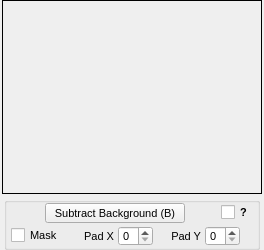
                <widget class="QWidget" name="tab_background2">
                 <property name="sizePolicy">
                  <sizepolicy hsizetype="Expanding" vsizetype="Expanding">
                   <horstretch>0</horstretch>
                   <verstretch>0</verstretch>
                  </sizepolicy>
                 </property>
                 <attribute name="title">
                  <string>Background</string>
                 </attribute>
                 <layout class="QVBoxLayout" name="verticalLayout_2">
                  <property name="spacing">
                   <number>3</number>
                  </property>
                  <property name="leftMargin">
                   <number>2</number>
                  </property>
                  <property name="topMargin">
                   <number>0</number>
                  </property>
                  <property name="rightMargin">
                   <number>2</number>
                  </property>
                  <property name="bottomMargin">
                   <number>0</number>
                  </property>
                  <item>
                   <widget class="QFrame" name="frame_backgroundImage2">
                    <property name="enabled">
                     <bool>true</bool>
                    </property>
                    <property name="sizePolicy">
                     <sizepolicy hsizetype="Expanding" vsizetype="Expanding">
                      <horstretch>0</horstretch>
                      <verstretch>0</verstretch>
                     </sizepolicy>
                    </property>
                    <property name="minimumSize">
                     <size>
                      <width>258</width>
                      <height>194</height>
                     </size>
                    </property>
                    <property name="maximumSize">
                     <size>
                      <width>16777215</width>
                      <height>16777215</height>
                     </size>
                    </property>
                    <property name="frameShape">
                     <enum>QFrame::Box</enum>
                    </property>
                    <property name="frameShadow">
                     <enum>QFrame::Plain</enum>
                    </property>
                    <layout class="QHBoxLayout" name="horizontalLayout_backgroundImage2">
                     <property name="spacing">
                      <number>0</number>
                     </property>
                     <property name="margin">
                      <number>1</number>
                     </property>
                    </layout>
                   </widget>
                  </item>
                  <item>
                   <layout class="QHBoxLayout" name="horizontalLayout_12">
                    <property name="spacing">
                     <number>0</number>
                    </property>
                    <item>
                     <spacer name="horizontalSpacer_25">
                      <property name="orientation">
                       <enum>Qt::Horizontal</enum>
                      </property>
                      <property name="sizeType">
                       <enum>QSizePolicy::Fixed</enum>
                      </property>
                      <property name="sizeHint" stdset="0">
                       <size>
                        <width>2</width>
                        <height>25</height>
                       </size>
                      </property>
                     </spacer>
                    </item>
                    <item>
                     <widget class="QGroupBox" name="groupBox_subtractBackground2">
                      <property name="sizePolicy">
                       <sizepolicy hsizetype="Expanding" vsizetype="Fixed">
                        <horstretch>0</horstretch>
                        <verstretch>0</verstretch>
                       </sizepolicy>
                      </property>
                      <property name="minimumSize">
                       <size>
                        <width>0</width>
                        <height>53</height>
                       </size>
                      </property>
                      <property name="maximumSize">
                       <size>
                        <width>16777215</width>
                        <height>53</height>
                       </size>
                      </property>
                      <property name="font">
                       <font>
                        <pointsize>8</pointsize>
                       </font>
                      </property>
                      <property name="title">
                       <string/>
                      </property>
                      <property name="alignment">
                       <set>Qt::AlignCenter</set>
                      </property>
                      <layout class="QVBoxLayout" name="verticalLayout_11">
                       <property name="spacing">
                        <number>2</number>
                       </property>
                       <property name="leftMargin">
                        <number>4</number>
                       </property>
                       <property name="topMargin">
                        <number>0</number>
                       </property>
                       <property name="rightMargin">
                        <number>4</number>
                       </property>
                       <property name="bottomMargin">
                        <number>0</number>
                       </property>
                       <item>
                        <layout class="QHBoxLayout" name="horizontalLayout_7">
                         <item>
                          <spacer name="horizontalSpacer_47">
                           <property name="orientation">
                            <enum>Qt::Horizontal</enum>
                           </property>
                           <property name="sizeHint" stdset="0">
                            <size>
                             <width>17</width>
                             <height>17</height>
                            </size>
                           </property>
                          </spacer>
                         </item>
                         <item>
                          <widget class="QPushButton" name="pushButton_subtractBackground2">
                           <property name="sizePolicy">
                            <sizepolicy hsizetype="Fixed" vsizetype="Fixed">
                             <horstretch>0</horstretch>
                             <verstretch>0</verstretch>
                            </sizepolicy>
                           </property>
                           <property name="minimumSize">
                            <size>
                             <width>140</width>
                             <height>20</height>
                            </size>
                           </property>
                           <property name="maximumSize">
                            <size>
                             <width>140</width>
                             <height>20</height>
                            </size>
                           </property>
                           <property name="font">
                            <font>
                             <pointsize>8</pointsize>
                             <weight>50</weight>
                             <bold>false</bold>
                            </font>
                           </property>
                           <property name="text">
                            <string>Subtract Background (B)</string>
                           </property>
                          </widget>
                         </item>
                         <item>
                          <spacer name="horizontalSpacer_48">
                           <property name="orientation">
                            <enum>Qt::Horizontal</enum>
                           </property>
                           <property name="sizeHint" stdset="0">
                            <size>
                             <width>13</width>
                             <height>17</height>
                            </size>
                           </property>
                          </spacer>
                         </item>
                         <item>
                          <widget class="QCheckBox" name="checkBox_backgroundHelp2">
                           <property name="font">
                            <font>
                             <weight>75</weight>
                             <bold>true</bold>
                            </font>
                           </property>
                           <property name="text">
                            <string>?</string>
                           </property>
                          </widget>
                         </item>
                        </layout>
                       </item>
                       <item>
                        <layout class="QHBoxLayout" name="horizontalLayout_9">
                         <property name="spacing">
                          <number>4</number>
                         </property>
                         <item>
                          <widget class="QCheckBox" name="checkBox_maskFilter2">
                           <property name="text">
                            <string>Mask</string>
                           </property>
                          </widget>
                         </item>
                         <item>
                          <spacer name="horizontalSpacer_2">
                           <property name="orientation">
                            <enum>Qt::Horizontal</enum>
                           </property>
                           <property name="sizeHint" stdset="0">
                            <size>
                             <width>16</width>
                             <height>22</height>
                            </size>
                           </property>
                          </spacer>
                         </item>
                         <item>
                          <widget class="QLabel" name="label_maskPadX2">
                           <property name="minimumSize">
                            <size>
                             <width>10</width>
                             <height>20</height>
                            </size>
                           </property>
                           <property name="maximumSize">
                            <size>
                             <width>16777215</width>
                             <height>20</height>
                            </size>
                           </property>
                           <property name="font">
                            <font>
                             <family>MS Shell Dlg 2</family>
                             <pointsize>8</pointsize>
                            </font>
                           </property>
                           <property name="text">
                            <string>Pad X</string>
                           </property>
                           <property name="alignment">
                            <set>Qt::AlignRight|Qt::AlignTrailing|Qt::AlignVCenter</set>
                           </property>
                          </widget>
                         </item>
                         <item>
                          <widget class="QSpinBox" name="spinBox_maskPadX2">
                           <property name="sizePolicy">
                            <sizepolicy hsizetype="Fixed" vsizetype="Fixed">
                             <horstretch>0</horstretch>
                             <verstretch>0</verstretch>
                            </sizepolicy>
                           </property>
                           <property name="minimumSize">
                            <size>
                             <width>35</width>
                             <height>20</height>
                            </size>
                           </property>
                           <property name="maximumSize">
                            <size>
                             <width>35</width>
                             <height>20</height>
                            </size>
                           </property>
                           <property name="font">
                            <font>
                             <weight>50</weight>
                             <bold>false</bold>
                            </font>
                           </property>
                           <property name="minimum">
                            <number>0</number>
                           </property>
                           <property name="maximum">
                            <number>50</number>
                           </property>
                           <property name="value">
                            <number>0</number>
                           </property>
                          </widget>
                         </item>
                         <item>
                          <spacer name="horizontalSpacer_53">
                           <property name="orientation">
                            <enum>Qt::Horizontal</enum>
                           </property>
                           <property name="sizeHint" stdset="0">
                            <size>
                             <width>13</width>
                             <height>22</height>
                            </size>
                           </property>
                          </spacer>
                         </item>
                         <item>
                          <widget class="QLabel" name="label_maskPadY2">
                           <property name="minimumSize">
                            <size>
                             <width>10</width>
                             <height>20</height>
                            </size>
                           </property>
                           <property name="maximumSize">
                            <size>
                             <width>16777215</width>
                             <height>20</height>
                            </size>
                           </property>
                           <property name="font">
                            <font>
                             <family>MS Shell Dlg 2</family>
                             <pointsize>8</pointsize>
                            </font>
                           </property>
                           <property name="text">
                            <string>Pad Y</string>
                           </property>
                           <property name="alignment">
                            <set>Qt::AlignRight|Qt::AlignTrailing|Qt::AlignVCenter</set>
                           </property>
                          </widget>
                         </item>
                         <item>
                          <widget class="QSpinBox" name="spinBox_maskPadY2">
                           <property name="sizePolicy">
                            <sizepolicy hsizetype="Fixed" vsizetype="Fixed">
                             <horstretch>0</horstretch>
                             <verstretch>0</verstretch>
                            </sizepolicy>
                           </property>
                           <property name="minimumSize">
                            <size>
                             <width>35</width>
                             <height>20</height>
                            </size>
                           </property>
                           <property name="maximumSize">
                            <size>
                             <width>35</width>
                             <height>20</height>
                            </size>
                           </property>
                           <property name="font">
                            <font>
                             <weight>50</weight>
                             <bold>false</bold>
                            </font>
                           </property>
                           <property name="minimum">
                            <number>0</number>
                           </property>
                           <property name="maximum">
                            <number>50</number>
                           </property>
                           <property name="value">
                            <number>0</number>
                           </property>
                          </widget>
                         </item>
                         <item>
                          <spacer name="horizontalSpacer_58">
                           <property name="orientation">
                            <enum>Qt::Horizontal</enum>
                           </property>
                           <property name="sizeHint" stdset="0">
                            <size>
                             <width>13</width>
                             <height>22</height>
                            </size>
                           </property>
                          </spacer>
                         </item>
                        </layout>
                       </item>
                      </layout>
                     </widget>
                    </item>
                    <item>
                     <spacer name="horizontalSpacer_26">
                      <property name="orientation">
                       <enum>Qt::Horizontal</enum>
                      </property>
                      <property name="sizeType">
                       <enum>QSizePolicy::Fixed</enum>
                      </property>
                      <property name="sizeHint" stdset="0">
                       <size>
                        <width>2</width>
                        <height>25</height>
                       </size>
                      </property>
                     </spacer>
                    </item>
                   </layout>
                  </item>
                 </layout>
                </widget>
